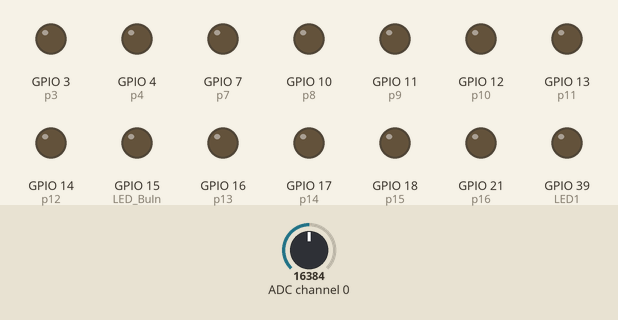
This program was run on a simulated ESP32 board running MicroPython. Parts: output pins drawn as LEDs (lit = HIGH). The test bench sets the inputs (shaded band); at power-on: ADC channel 0 = 16384 (analog values on the 0–32767 scale). Library files of the repository ran but are not shown: ADS1115.py; pins used as bus, display or sensor lines are not drawn; what the program prints to the serial console is not drawn.

Above: at 0.1 s.
At 4.1 s:
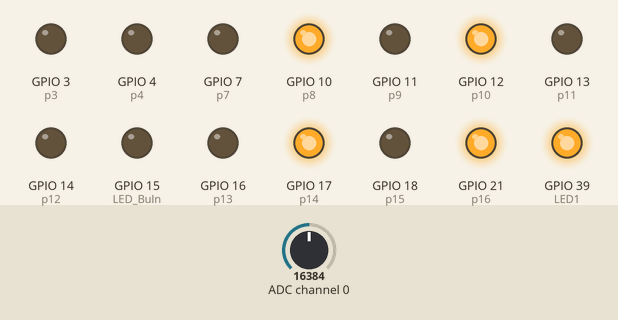
At 9.3 s:
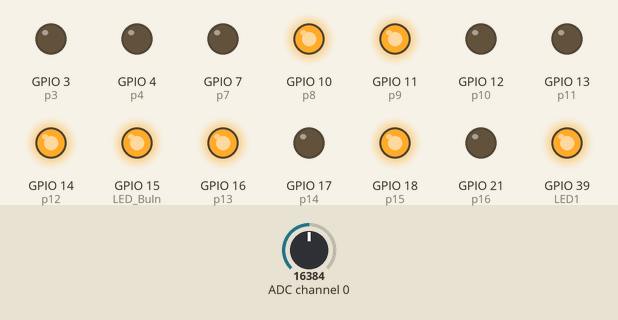
At 18.6 s:
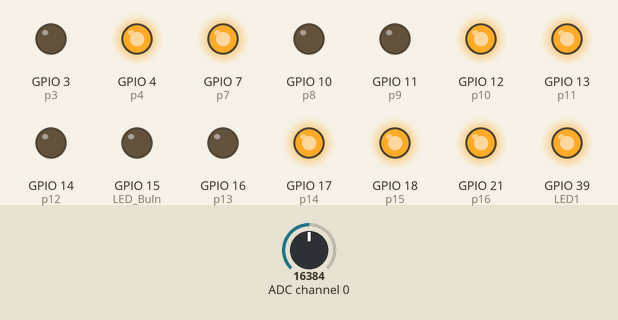
At 27.8 s:
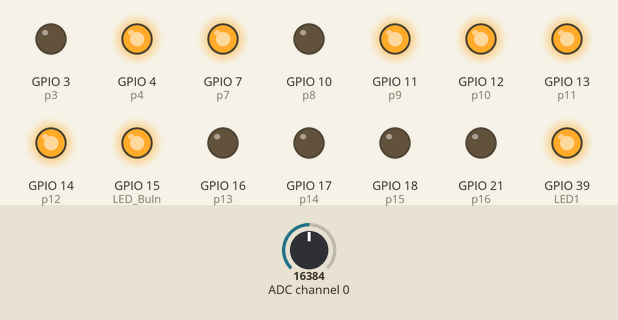
At 38.1 s:
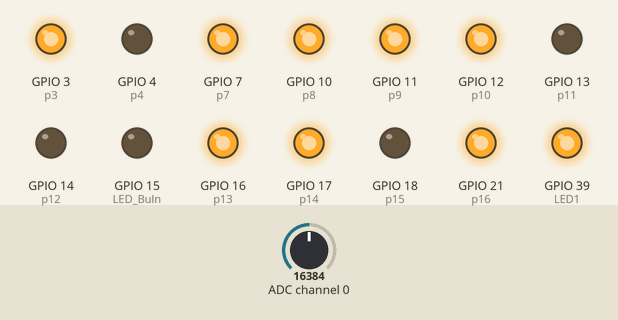
Timing chart, 0 to 40.0 s (numbered marks = the images above):
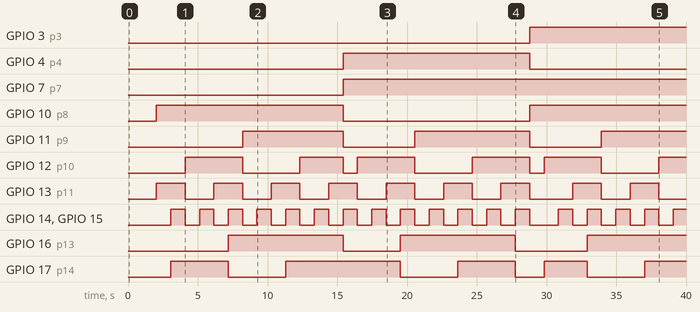

The program:

MainEIT.py
```python
from machine import Pin, SoftI2C, SoftSPI
from time import sleep
from ad9833 import *
from ADS1115 import *


class AD9833_get:
    def __init__(self, freq,  sspin, mode=MODE_SINE, phase=0):
        self.freq = freq
        self.mode = mode
        self.phase = phase
        self.sspin = sspin

        self.spi = SoftSPI(baudrate=100000, polarity=1, phase=0, sck=Pin(36), mosi=Pin(35), miso=Pin(37))
        self.spi.init(baudrate=200000) # set the baudrate
        self.ssel = Pin(self.sspin, Pin.OUT, value=1) # use /ss

        self.gen = AD9833(self.spi, self.ssel)

        # Suspend Output
        self.gen.reset = True

        self.gen.select_register(0)
        self.gen.mode = self.mode
        self.gen.freq = self.freq
        self.gen.phase = self.phase

        # Activate output on Freq0
        self.gen.select_register(0)

    """def initialize(self):
        self.spi = SoftSPI(baudrate=100000, polarity=1, phase=0, sck=Pin(36), mosi=Pin(35), miso=Pin(37))
        self.spi.init(baudrate=200000) # set the baudrate
        self.ssel = Pin(self.sspin, Pin.OUT, value=1) # use /ss

        self.gen = AD9833(self.spi, self.ssel)

        # Suspend Output
        self.gen.reset = True

        self.gen.select_register(0)
        self.gen.mode = self.mode
        self.gen.freq = self.freq
        self.gen.phase = self.phase

        # Activate output on Freq0
        self.gen.select_register(0)
    """
    def start(self):
        # Release signal to the output
        self.gen.reset = False

    def stop(self):
        self.gen.reset = True


class ADS1115_get:
    def __init__(self, address = 0x48):
        self.ADS1115_ADDRESS = address

        self.i2c = SoftI2C(scl=Pin(9), sda=Pin(8), freq=100000)
        self.i2c.scan()

        self.adc = ADS1115(self.ADS1115_ADDRESS, i2c = self.i2c)
        self.adc.setVoltageRange_mV(ADS1115_RANGE_6144) #Maks 6144 mV tapi jaga dibawahaa Vin sadja biar aman
        self.adc.setConvRate(ADS1115_128_SPS)
        self.adc.setMeasureMode(ADS1115_CONTINUOUS)

    """def initialize(self):
        self.i2c = SoftI2C(scl=Pin(9), sda=Pin(10), freq=100000)
        self.i2c.scan()

        self.adc = ADS1115(self.ADS1115_ADDRESS, i2c = self.i2c)
        self.adc.setVoltageRange_mV(ADS1115_RANGE_6144) #Maks 6144 mV tapi jaga dibawahaa Vin sadja biar aman
        self.adc.setConvRate(ADS1115_128_SPS)
        self.adc.setMeasureMode(ADS1115_CONTINUOUS) """

    def readChannel(self, channel = ADS1115_COMP_0_GND, range=ADS1115_RANGE_6144):
        self.channel = channel
        self.adc.setVoltageRange_mV(range)
        self.adc.setCompareChannels(self.channel)
        self.voltage = self.adc.getResult_V()
        return self.voltage


class get_Data:
    def __init__(self, n_elec = 16):
        self.n_elec = n_elec

        #<- def initialize(self):
        #MUX 1
        self.p1 = Pin(1, Pin.OUT)
        self.p2 = Pin(2, Pin.OUT)
        self.p3 = Pin(3, Pin.OUT)
        self.p4 = Pin(4, Pin.OUT)

        #MUX 2
        self.p5 = Pin(5, Pin.OUT)
        self.p6 = Pin(6, Pin.OUT)
        self.p7 = Pin(7, Pin.OUT)
        self.p8 = Pin(10, Pin.OUT)

        #MUX 3
        self.p9 = Pin(11, Pin.OUT)
        self.p10 = Pin(12, Pin.OUT)
        self.p11 = Pin(13, Pin.OUT)
        self.p12 = Pin(14, Pin.OUT)

        #MUX 4
        self.p13 = Pin(16, Pin.OUT)
        self.p14 = Pin(17, Pin.OUT)
        self.p15 = Pin(18, Pin.OUT)
        self.p16 = Pin(21, Pin.OUT)

        #LED
        self.LED1 = Pin(39, Pin.OUT)
        self.LED2 = Pin(40, Pin.OUT)
        self.LED_BuIn = Pin(15, Pin.OUT)

        self.mux = [[0,0,0,0], [0,0,0,1], [0,0,1,0], [0,0,1,1], [0,1,0,0], [0,1,0,1], [0,1,1,0], [0,1,1,1],
        [1,0,0,0], [1,0,0,1], [1,0,1,0], [1,0,1,1], [1,1,0,0], [1,1,0,1], [1,1,1,0], [1,1,1,1]]

        try:
            self.ads1115 = ADS1115_get(address=0x48)
            #self.ads1115.initialize()
        except:
            print("ADS1115 error")


    def start(self):
        self.value = []    #Store Data

        sleep(1)

        self.LED1.value(1)  #Data get on

        for i in range(self.n_elec):
            self.a = i+1
            if (self.a > self.n_elec-1):
                self.a -= self.n_elec

            self.p1.value(self.mux[i][0])
            self.p2.value(self.mux[i][1])
            self.p3.value(self.mux[i][2])
            self.p4.value(self.mux[i][3])

            self.p5.value(self.mux[self.a][0])
            self.p6.value(self.mux[self.a][1])
            self.p7.value(self.mux[self.a][2])
            self.p8.value(self.mux[self.a][3])

            for j in range(self.n_elec):
                self.b = j+1
                if (self.b > self.n_elec-1):
                    self.b -= self.n_elec

                if j == i or j == self.a or self.b == i:    #PyEIT hanya menerima 208 data saja
                    continue

                self.p9.value(self.mux[j][0])
                self.p10.value(self.mux[j][1])
                self.p11.value(self.mux[j][2])
                self.p12.value(self.mux[j][3])


                self.p13.value(self.mux[self.b][0])
                self.p14.value(self.mux[self.b][1])
                self.p15.value(self.mux[self.b][2])
                self.p16.value(self.mux[self.b][3])

                self.LED_BuIn.value(self.mux[j][3]) #LED kedip selama pengambilan data

                sleep(1)

                """self.val = self.ads1115.readChannel(channel=ADS1115_COMP_0_GND)

                #If Volt is lower than 512 mV use 8x Gain
                if self.val < 0.512:
                    self.value.append(self.ads1115.readChannel(channel=ADS1115_COMP_0_GND, range=ADS1115_RANGE_0512))

                elif self.val > 0.480:
                    self.value.append(self.ads1115.readChannel(channel=ADS1115_COMP_0_GND, range=ADS1115_RANGE_6144))"""

                self.value.append(self.ads1115.readChannel(channel=ADS1115_COMP_0_GND))

        self.LED1.value(0)
        self.LED_BuIn.value(0)

        self.LED2.value(1)
        sleep(2)
        self.LED2.value(0)
        return self.value

    def test(self):
        try:
            self.ads1115 = ADS1115_get(address=0x48)
            #self.ads1115.initialize()
        except:
            print("ADS1115 error")

        self.a, self.b, self.c, self.d = 0,1,2,3

        self.p1.value(self.mux[self.a][0])
        self.p2.value(self.mux[self.a][1])
        self.p3.value(self.mux[self.a][2])
        self.p4.value(self.mux[self.a][3])

        self.p5.value(self.mux[self.b][0])
        self.p6.value(self.mux[self.b][1])
        self.p7.value(self.mux[self.b][2])
        self.p8.value(self.mux[self.b][3])

        self.p9.value(self.mux[self.c][0])
        self.p10.value(self.mux[self.c][1])
        self.p11.value(self.mux[self.c][2])
        self.p12.value(self.mux[self.c][3])

        self.p13.value(self.mux[self.d][0])
        self.p14.value(self.mux[self.d][1])
        self.p15.value(self.mux[self.d][2])
        self.p16.value(self.mux[self.d][3])


if __name__ == '__main__':
    try:
        Vad9833 = AD9833_get(freq = 30000, mode=MODE_SINE, phase=0, sspin=34)
    except:
        print("ad9833 error")

    Vad9833.start()
    print("ad9833 start")

    Get_data = get_Data(n_elec= 16)
    #get_data.initialize()

    sleep(1)
    data = Get_data.start()
    #data = Get_data.test()
    print(data)
    sleep(1)

    Vad9833.stop()
```

ad9833.py
```python
# (licence header left out)
#https://github.com/mchobby/esp8266-upy/tree/master/ad9833

import struct
from time import sleep_us

SLEEP_NO_POWER_DOWN  = 0
SLEEP_DAC_POWER_DOWN = 1
SLEEP_CLOCK_DISABLED = 2 # Internal clock disabled
SLEEP_POWER_DOWN     = 3 # DAC & clock disabled

MODE_SINE     = 0 # Sine
MODE_TRIANGLE = 1 # triangle
MODE_CLOCK    = 2 # rectangle

class AD9833:
	""" Control the AD9833 signal generator (and its two frequency register). """
	def __init__( self, spi, fsync_pin, mclk=25000000 ):
		""" constructor.

		:param spi: must be initialized (in SPI in mode2 -> polarity=1, phase=0)
		:param fsync_pin: output pin for SPI transaction. Must be initialized HIGH.
		:param mclk freq: freq of the source clock (eg: 25000000 for 25 Mhz). """
		self.spi = spi
		self.fsync = fsync_pin # is the /SS from AD9833
		self.mclk = mclk

		self._freq  = 0 # current frequency
		self._phase = 0 # current phase
		self._mode  = MODE_SINE # current mode
		self._reset = False     # current reset state
		self._sleep = SLEEP_NO_POWER_DOWN # Generator is active

		self.controlRegister = 0x2000;  # Default control register : FREQ0, PHASE0, Sine
		self.fqRegister = 0x4000;       # Default frequency register is 0
		self.pRegister  = 0xC000;       # Default phase register is 0

	def write_data( self, value ):
		""" Send 16 bits data to the generator """
		# FSYNC pin must be pulled low when new data is received by AD9833
		self.fsync.value( 0 ) # FSYNC LOW)
		sleep_us(10)
		data = struct.pack( ">H", value )

		# SPI.transfer(highByte(data)); //  Send the first 8 MSBs of data
		# SPI.transfer(lowByte(data)); // Send the last 8 LSBs of data
		self.spi.write( data )
		# Set the FSYNC pin to high then end SPI transaction
		self.fsync.value( 1 )
		sleep_us(10)

	@property
	def freq( self ):
		""" Set the frequency selectect frequency registre. """
		return self._freq

	@freq.setter
	def freq( self, _freq ): # unsigned long _freq
		# First check that the data received is fine
		if _freq < 0:
			self._freq = 0
			freqReg = 0
		elif _freq > self.mclk:
			# If the frequency is more than maximum frequency, just set it to maximum
			self._freq = self.mclk / 2
			freqReg = pow(2, 28) - 1
		else:
			# If all is good, compute the freqReg knowhing that the analog output is
			# (mclk/2^28) * freqReg
			self._freq = _freq;
			freqReg = int(self._freq * (pow(2, 28) / self.mclk))

		# Initialise two variables that are 16bit long which we use to divide the
		# freqReg in two words
		# set D15 to 0 and D14 to 1 to put data in FREQ0/1 register
		MSW = (freqReg >> 14) | self.fqRegister # Take out the first 14bits
		# and set D15 to 0 and D14 to 1 or viceversa depending on FREQ reg
		LSW = (freqReg & 0x3FFF) | self.fqRegister
		# Send the data, most significant word first
		self.write_data( LSW )
		self.write_data( MSW )

	@property
	def phase( self ):
		""" Signal phase, between 0 and 4096 for 0 to 2*Pi """
		return self._phase

	@phase.setter
	def phase( self, _phase):
		""" Set the phase between 0 and 4096 """
		# Phase cannot be negative
		if _phase < 0:
			self._phase = 0
		elif _phase >= 4096:
			# Phase maximum is 2^12
			self._phase = 4096 - 1
		else:
			# If all is good, set the new phase value
			self._phase = _phase

		# Extract the 12 bits from the freqReg and set D15-1, D14-1, D13-0, D12-X to put data in PHASE0/1 register
		phaseData = self._phase | self.pRegister
		LSW = (self._phase & 0x3FFF) | self.pRegister
		self.write_data( phaseData )

	def write_ctrl_reg( self ):
		""" send the control register to AD9833 """
		self.write_data( self.controlRegister )

	@property
	def ctrl_reg( self ):
		""" Current control register """
		return self.controlRegister

	@ctrl_reg.setter
	def ctrl_reg( self, _controlRegister ):
		""" Update the control register to use """
		# Just make sure that the first two bits are set to 0
		self.controlRegister = _controlRegister & 0x3FFF
		self.write_ctrl_reg()

	@property
	def sleep( self ):
		""" Set the sleep mode with one of the SLEEP_xxx value """
		return self._sleep

	@sleep.setter
	def sleep( self, mode ):
		""" Set the sleep mode with one of the SLEEP_xxx value """
		self._sleep = mode
		if mode==SLEEP_NO_POWER_DOWN:
			self.controlRegister &= 0xFF3F # No power-down: D7-0 and D6-0
		elif mode==SLEEP_DAC_POWER_DOWN:
			self.controlRegister &= 0xFF7F # DAC powered down: D7-0 and D6-1
			self.controlRegister |= 0x0040
		elif mode==SLEEP_CLOCK_DISABLED:
			self.controlRegister &= 0xFFBF # Internal clock disabled: D7-1 and D6-0
			self.controlRegister |= 0x0080
		elif mode==SLEEP_POWER_DOWN:
			self.controlRegister |= 0x00C0 # Both DAC powered down and internal clock disabled
		else:
			raise ValueError( 'Invalid sleep mode %s' % mode )

		# Update the control register
		self.write_ctrl_reg()

	@property
	def reset( self ):
		""" Reset (HOLD) output to midscale (like disabling output) until reset is released.
		    Internal freq, phase & control register are left unchanged """
		return self._reset

	@reset.setter
	def reset( self,  value ):
		self._reset = value
		if value:
			self.controlRegister |= 0x0100  # Set D8 to 1. Internal registers reset, output disabled
		else:
			self.controlRegister &= 0xFEFF  # Set D8 to 0, not reset applied
		self.write_ctrl_reg()

	@property
	def mode( self ):
		""" Generator mode Sine, Triangle or clock (rectangle). See MODE_xxx constant """
		return self._mode

	@mode.setter
	def mode( self, value ):
		if value==MODE_SINE:
			self.controlRegister &= 0xFFDD # Output sine: D5-0 and D1-0
		elif value==MODE_TRIANGLE:
			self.controlRegister &= 0xFFDF # Output triangle: D5-0 and D1-1
			self.controlRegister |= 0x0002
		elif value==MODE_CLOCK:
			self.controlRegister &= 0xFFFD # Output clock (rectangle): D5-1 and D1-0
			self.controlRegister |= 0x0020

		self.write_ctrl_reg()

	def select_register( self, select ):
		""" Allow to select frequency register 0 or 1 to update. freq0 or freq1 """
		assert 0<=select<=1, "can only set to freq 0 or freq 1."
		if select==0:
			self.controlRegister &= 0xF3FF # Set D11 and D10 in control register to 0
			self.fqRegister = 0x4000 # Set D15 to 0 and D14 to 1 in a variable that will
			# later choose the FREQ0 register
			self.pRegister = 0xC000 # Set D15 to 1 and D14 to 1 and D13 to 0 for the PHASE register
		else:
			self.controlRegister |= 0x0C00 # Set D11 and D10 in control register to 1
			self.fqRegister = 0x8000 # Set D15 to 1 and D14 to 0 in a variable that will
 			# later choose the FREQ1 register
			self.pRegister = 0xD000 # Set D15 to 1 and D14 to 1 and D13 to 1 for the PHASE register
		self.write_ctrl_reg()
```

Measured:
- by itself, GPIO 3 (p3): LOW → HIGH at 28.8 s
- by itself, GPIO 4 (p4): LOW → HIGH at 15.4 s, → LOW 13.4 s later
- by itself, GPIO 7 (p7): LOW → HIGH at 15.4 s
- by itself, GPIO 10 (p8): LOW → HIGH at 2.0 s, → LOW 13.4 s later, → HIGH 13.4 s later
- by itself, GPIO 11 (p9): alternates HIGH for 7.7 s and LOW for 5.1 s
- by itself, GPIO 12 (p10): LOW → HIGH at 4.1 s, → LOW 4.1 s later, → HIGH 4.1 s later, → LOW 3.1 s later, … (11 changes in this stretch)
- by itself, GPIO 13 (p11): goes 6 × (HIGH 2.1 s, LOW 2.1 s), HIGH 2.1 s, LOW 3.1 s, HIGH 2.1 s, LOW 2.1 s, HIGH 2.1 s, then LOW
- by itself, GPIO 14 (p12), GPIO 15 (LED_BuIn): goes 12 × (HIGH 1.0 s, LOW 1.0 s), HIGH 1.0 s, LOW 2.1 s, 4 × (HIGH 1.0 s, LOW 1.0 s), then HIGH
